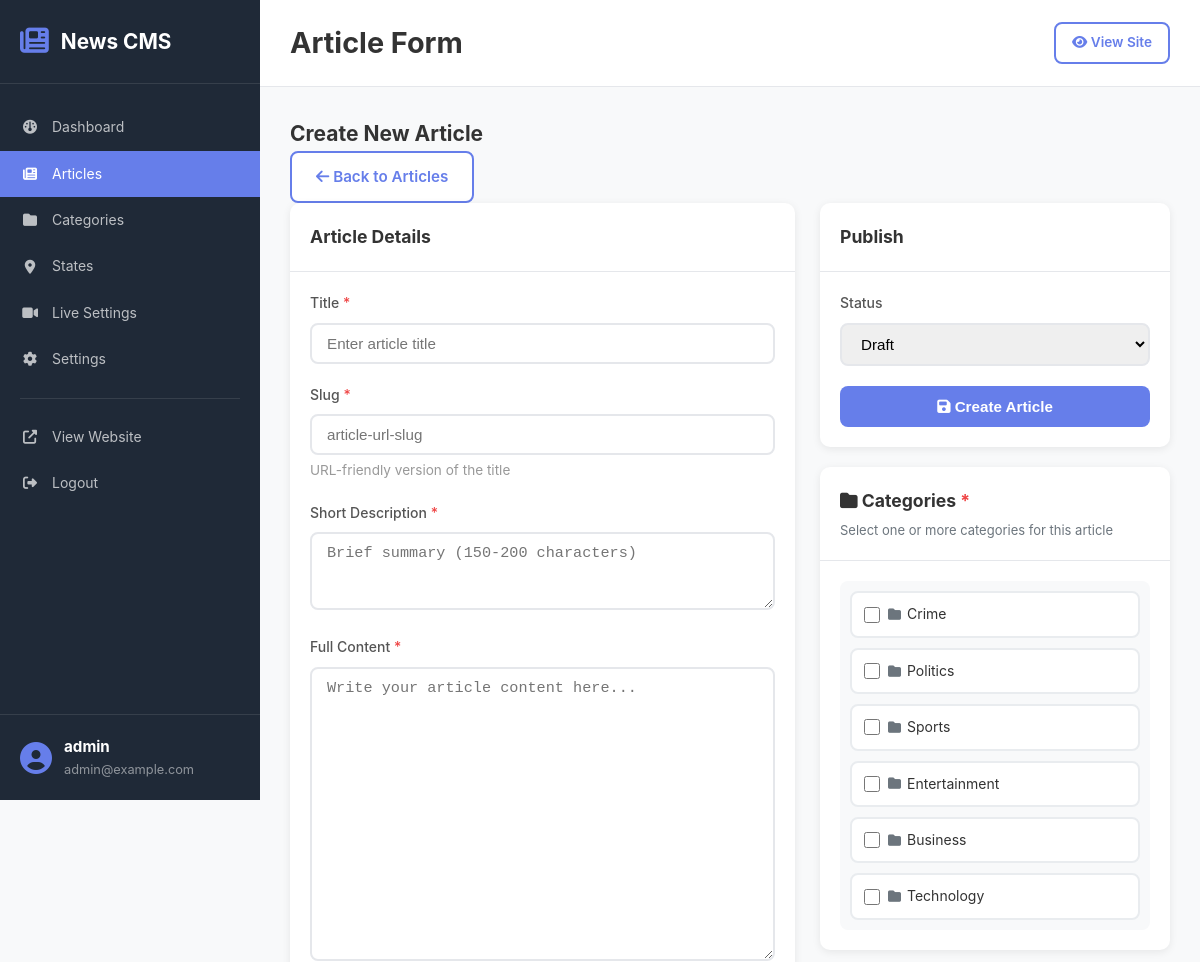
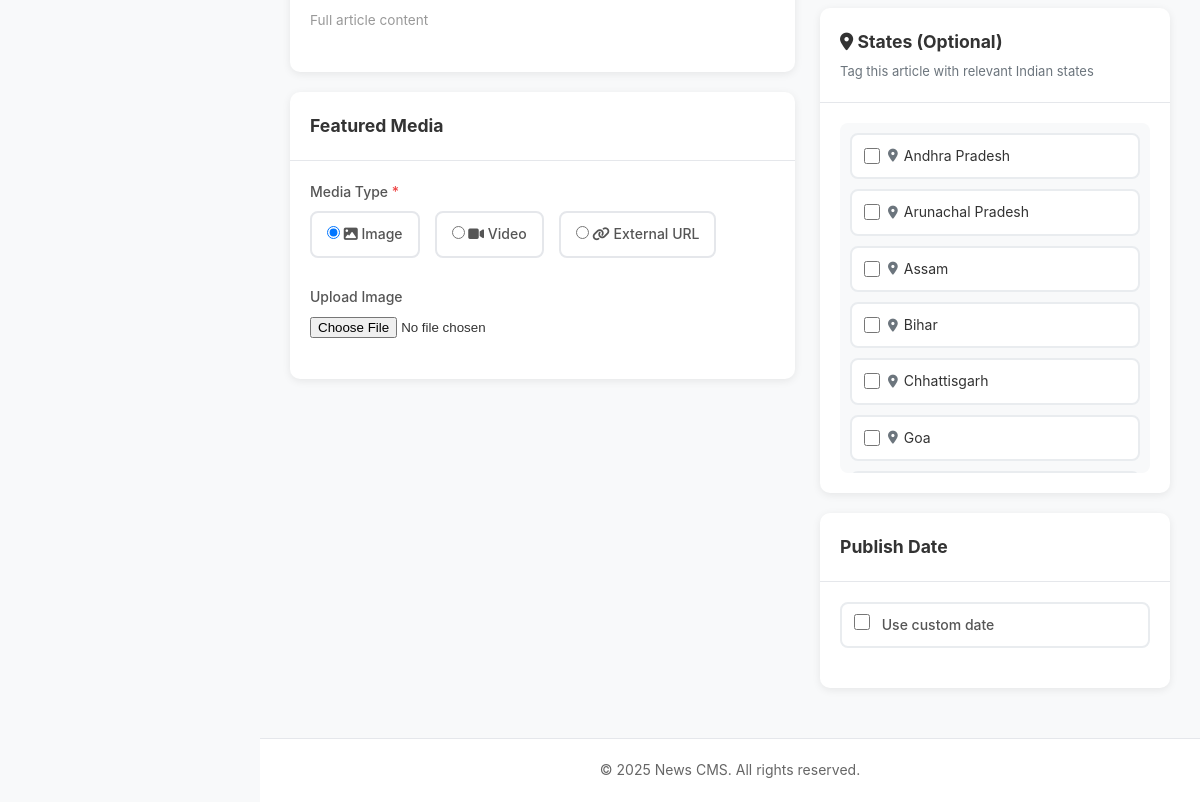
Page /admin/article-form.php (signed in) on the committed database (2 pictures, top to bottom).
### tables this page shows
CREATE TABLE users (
    id INT PRIMARY KEY AUTO_INCREMENT,
    username VARCHAR(50) UNIQUE NOT NULL,
    password VARCHAR(255) NOT NULL,
    email VARCHAR(100) UNIQUE NOT NULL,
    created_at TIMESTAMP DEFAULT CURRENT_TIMESTAMP
);

CREATE TABLE categories (
    id INT PRIMARY KEY AUTO_INCREMENT,
    name VARCHAR(100) NOT NULL,
    slug VARCHAR(100) UNIQUE NOT NULL,
    description TEXT,
    order_num INT DEFAULT 0,
    created_at TIMESTAMP DEFAULT CURRENT_TIMESTAMP
);

CREATE TABLE states (
    id INT PRIMARY KEY AUTO_INCREMENT,
    name VARCHAR(100) NOT NULL,
    slug VARCHAR(100) UNIQUE NOT NULL,
    order_num INT DEFAULT 0,
    created_at TIMESTAMP DEFAULT CURRENT_TIMESTAMP
);

### includes/functions.php (called while the page is built, shortened)
<?php
require_once __DIR__ . '/../config/database.php';
function url($path = '')
{
    if (empty($path)) {
        return BASE_URL . '/';
    }
    return BASE_URL . '/' . ltrim($path, '/');
}
function get_categories()
{
    $sql = "SELECT * FROM categories ORDER BY order_num ASC, name ASC";
    return db_fetch_all($sql);
}
function get_states()
{
    $sql = "SELECT * FROM states ORDER BY order_num ASC, name ASC";
    return db_fetch_all($sql);
}
function is_logged_in()
{
    return isset($_SESSION['admin_id']) && !empty($_SESSION['admin_id']);
}
function get_current_admin()
{
    $sql = "SELECT id, username, email FROM users WHERE id = ?";
    return db_fetch_one($sql, [$_SESSION['admin_id']]);
}
?>

### config/database.php (called while the page is built, shortened)
<?php
function db_connect()
{
    try {
        $dsn = "mysql:host=" . DB_HOST . ";dbname=" . DB_NAME . ";charset=utf8mb4";
        $options = [
            PDO::ATTR_ERRMODE => PDO::ERRMODE_EXCEPTION,
            PDO::ATTR_DEFAULT_FETCH_MODE => PDO::FETCH_ASSOC,
            PDO::ATTR_EMULATE_PREPARES => false,
        ];
        $pdo = new PDO($dsn, DB_USER, DB_PASS, $options);
        return $pdo;
    } catch (PDOException $e) {
        die("Database connection failed: " . $e->getMessage());
    }
}
function db_query($sql, $params = [])
{
    $pdo = db_connect();
    $stmt = $pdo->prepare($sql);
    $stmt->execute($params);
    return $stmt;
}
function db_fetch_one($sql, $params = [])
{
    $stmt = db_query($sql, $params);
    return $stmt->fetch();
}
function db_fetch_all($sql, $params = [])
{
    $stmt = db_query($sql, $params);
    return $stmt->fetchAll();
}
?>

### admin/article-form.php (the view, shortened to what this page needs)
<?php
$page_title = 'Article Form';
require_once 'includes/admin_header.php';
$edit_mode = false;
$article = null;
$article_states = [];
$categories = get_categories();
$states = get_states();
?>
<div class="page-header">
    <h2><?php echo $edit_mode ? 'Edit Article' : 'Create New Article'; ?></h2>
    <a href="articles.php" class="btn btn-outline">
        <i class="fa-solid fa-arrow-left"></i> Back to Articles
    </a>
</div>
<form method="POST" enctype="multipart/form-data" class="article-form">
    <div class="form-grid">
        <div class="form-main">
            <div class="card">
                <div class="card-header">
                    <h3>Article Details</h3>
                </div>
                <div class="card-body">
                    <div class="form-group">
                        <label for="title">Title <span class="required">*</span></label>
                        <input type="text" id="title" name="title" required
                               value="<?php echo htmlspecialchars($article['title'] ?? ''); ?>"
                               placeholder="Enter article title">
                    </div>
                    <div class="form-group">
                        <label for="slug">Slug <span class="required">*</span></label>
                        <input type="text" id="slug" name="slug" required
                               value="<?php echo htmlspecialchars($article['slug'] ?? ''); ?>"
                               placeholder="article-url-slug">
                        <small>URL-friendly version of the title</small>
                    </div>
                    <div class="form-group">
                        <label for="description">Short Description <span class="required">*</span></label>
                        <textarea id="description" name="description" rows="3" required
                                  placeholder="Brief summary (150-200 characters)"><?php echo htmlspecialchars($article['description'] ?? ''); ?></textarea>
                    </div>
                    <div class="form-group">
                        <label for="content">Full Content <span class="required">*</span></label>
                        <textarea id="content" name="content" rows="15" required
                                  placeholder="Write your article content here..."><?php echo htmlspecialchars($article['content'] ?? ''); ?></textarea>
                        <small>Full article content</small>
                    </div>
                </div>
            </div>
            <div class="card">
                <div class="card-header">
                    <h3>Featured Media</h3>
                </div>
                <div class="card-body">
                    <div class="form-group">
                        <label>Media Type <span class="required">*</span></label>
                        <div class="radio-group">
                            <label class="radio-label">
                                <input type="radio" name="media_type" value="image"
                                       <?php echo (!$article || $article['media_type'] == 'image') ? 'checked' : ''; ?>>
                                <i class="fa-solid fa-image"></i> Image
                            </label>
                            <label class="radio-label">
                                <input type="radio" name="media_type" value="video"
                                       <?php echo ($article && $article['media_type'] == 'video') ? 'checked' : ''; ?>>
                                <i class="fa-solid fa-video"></i> Video
                            </label>
                            <label class="radio-label">
                                <input type="radio" name="media_type" value="url"
                                       <?php echo ($article && $article['media_type'] == 'url') ? 'checked' : ''; ?>>
                                <i class="fa-solid fa-link"></i> External URL
                            </label>
                        </div>
                    </div>
                    <div id="image-field" class="media-field">
                        <div class="form-group">
                            <label for="image">Upload Image</label>
                            <input type="file" id="image" name="image" accept="image/*">
                        </div>
                    </div>
                </div>
            </div>
        </div>
        <div class="form-sidebar">
            <div class="card">
                <div class="card-header">
                    <h3>Publish</h3>
                </div>
                <div class="card-body">
                    <div class="form-group">
                        <label for="status">Status</label>
                        <select id="status" name="status" class="form-control">
                            <option value="draft" <?php echo (!$article || $article['status'] == 'draft') ? 'selected' : ''; ?>>
                                Draft
                            </option>
                        </select>
                    </div>
                    <div class="form-actions">
                        <button type="submit" class="btn btn-primary btn-block">
                            <i class="fa-solid fa-save"></i>
                            <?php echo $edit_mode ? 'Update Article' : 'Create Article'; ?>
                        </button>
                    </div>
                </div>
            </div>
            <div class="card">
                <div class="card-header">
                    <h3><i class="fa-solid fa-folder"></i> Categories <span class="required">*</span></h3>
                    <small>Select one or more categories for this article</small>
                </div>
                <div class="card-body">
                    <div class="checkbox-grid">
                        <?php
                        $article_categories = [];
                        foreach ($categories as $cat):
                        ?>
                        <label class="checkbox-label">
                            <input type="checkbox" name="categories[]" value="<?php echo $cat['id']; ?>"
                                   <?php echo in_array($cat['id'], $article_categories) ? 'checked' : ''; ?>>
                            <i class="fa-solid fa-folder"></i>
                            <?php echo htmlspecialchars($cat['name']); ?>
                        </label>
                        <?php endforeach; ?>
                    </div>
                </div>
            </div>
            <div class="card">
                <div class="card-header">
                    <h3><i class="fa-solid fa-map-marker-alt"></i> States (Optional)</h3>
                    <small>Tag this article with relevant Indian states</small>
                </div>
                <div class="card-body">
                    <div class="checkbox-grid">
                        <?php foreach ($states as $state): ?>
                        <label class="checkbox-label">
                            <input type="checkbox" name="states[]" value="<?php echo $state['id']; ?>"
                                   <?php echo in_array($state['id'], $article_states) ? 'checked' : ''; ?>>
                            <i class="fa-solid fa-map-marker-alt"></i>
                            <?php echo htmlspecialchars($state['name']); ?>
                        </label>
                        <?php endforeach; ?>
                    </div>
                </div>
            </div>
            <div class="card">
                <div class="card-header">
                    <h3>Publish Date</h3>
                </div>
                <div class="card-body">
                    <div class="form-group">
                        <label class="checkbox-label">
                            <input type="checkbox" id="use_custom_date" name="use_custom_date" value="1"
                                   <?php echo ($article && $article['use_custom_date']) ? 'checked' : ''; ?>>
                            Use custom date
                        </label>
                    </div>
                </div>
            </div>
        </div>
    </div>
</form>
<?php require_once 'includes/admin_footer.php'; ?>

### admin/includes/admin_header.php (shortened to what this page needs)
<?php
require_once __DIR__ . '/../../config/database.php';
require_once __DIR__ . '/../../includes/functions.php';
$current_user = get_current_admin();
?>
<!DOCTYPE html>
<html lang="en">
<head>
    <link rel="stylesheet" href="https://cdnjs.cloudflare.com/ajax/libs/font-awesome/6.2.0/css/all.css">
    <link rel="stylesheet" href="<?php echo BASE_URL; ?>/assets/css/admin.css">
</head>
<body class="admin-panel">
    <aside class="admin-sidebar">
        <div class="sidebar-header">
            <i class="fa-solid fa-newspaper"></i>
            <h2>News CMS</h2>
        </div>
        <nav class="sidebar-nav">
            <a href="dashboard.php" class="nav-item <?php echo basename($_SERVER['PHP_SELF']) == 'dashboard.php' ? 'active' : ''; ?>">
                <i class="fa-solid fa-dashboard"></i>
                <span>Dashboard</span>
            </a>
            <a href="articles.php" class="nav-item <?php echo basename($_SERVER['PHP_SELF']) == 'articles.php' || basename($_SERVER['PHP_SELF']) == 'article-form.php' ? 'active' : ''; ?>">
                <i class="fa-solid fa-newspaper"></i>
                <span>Articles</span>
            </a>
            <a href="categories.php" class="nav-item <?php echo basename($_SERVER['PHP_SELF']) == 'categories.php' ? 'active' : ''; ?>">
                <i class="fa-solid fa-folder"></i>
                <span>Categories</span>
            </a>
            <a href="states.php" class="nav-item <?php echo basename($_SERVER['PHP_SELF']) == 'states.php' ? 'active' : ''; ?>">
                <i class="fa-solid fa-map-marker-alt"></i>
                <span>States</span>
            </a>
            <a href="live-settings.php" class="nav-item <?php echo basename($_SERVER['PHP_SELF']) == 'live-settings.php' ? 'active' : ''; ?>">
                <i class="fa-solid fa-video"></i>
                <span>Live Settings</span>
            </a>
            <a href="settings.php" class="nav-item <?php echo basename($_SERVER['PHP_SELF']) == 'settings.php' ? 'active' : ''; ?>">
                <i class="fa-solid fa-cog"></i>
                <span>Settings</span>
            </a>
            <div class="nav-divider"></div>
            <a href="<?php echo url(); ?>" target="_blank" class="nav-item">
                <i class="fa-solid fa-external-link-alt"></i>
                <span>View Website</span>
            </a>
            <a href="logout.php" class="nav-item">
                <i class="fa-solid fa-sign-out-alt"></i>
                <span>Logout</span>
            </a>
        </nav>
        <div class="sidebar-footer">
            <div class="user-info">
                <i class="fa-solid fa-user-circle"></i>
                <div>
                    <strong><?php echo htmlspecialchars($current_user['username']); ?></strong>
                    <small><?php echo htmlspecialchars($current_user['email']); ?></small>
                </div>
            </div>
        </div>
    </aside>
    <main class="admin-main">
        <header class="admin-header">
            <div class="header-title">
                <h1><?php echo isset($page_title) ? $page_title : 'Dashboard'; ?></h1>
            </div>
            <div class="header-actions">
                <a href="<?php echo url(); ?>" target="_blank" class="btn btn-sm btn-outline">
                    <i class="fa-solid fa-eye"></i> View Site
                </a>
            </div>
        </header>
        <div class="admin-content">

### rows in the picture
users: username "admin", email "admin@example.com"
categories: name "Crime"
categories: name "Politics"
categories: name "Sports"
categories: name "Entertainment"
categories: name "Business"
categories: name "Technology"
states: name "Andhra Pradesh"
states: name "Arunachal Pradesh"
states: name "Assam"
states: name "Bihar"
states: name "Chhattisgarh"
states: name "Goa"

### other values in the picture
$page_title "Article Form"
